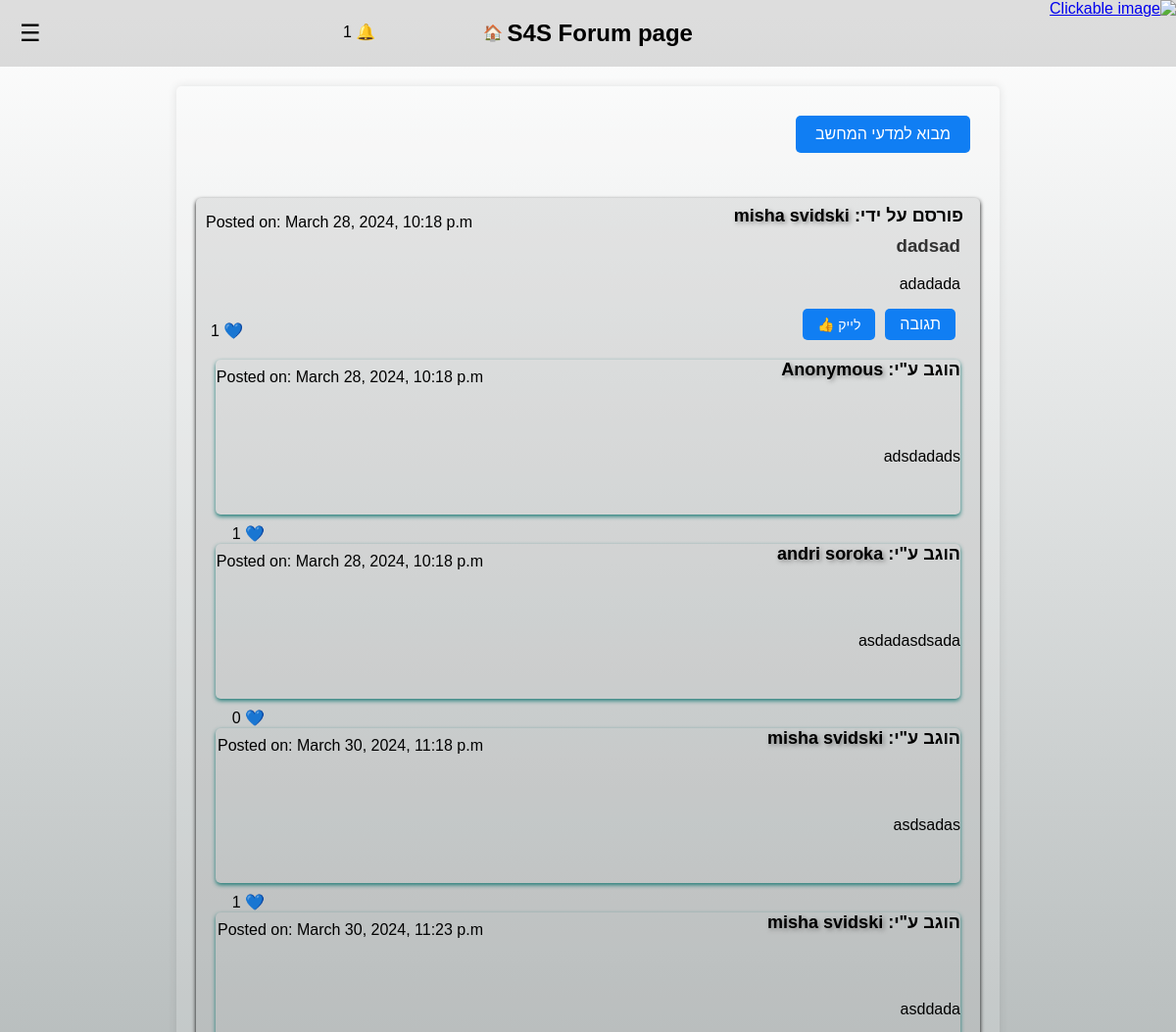
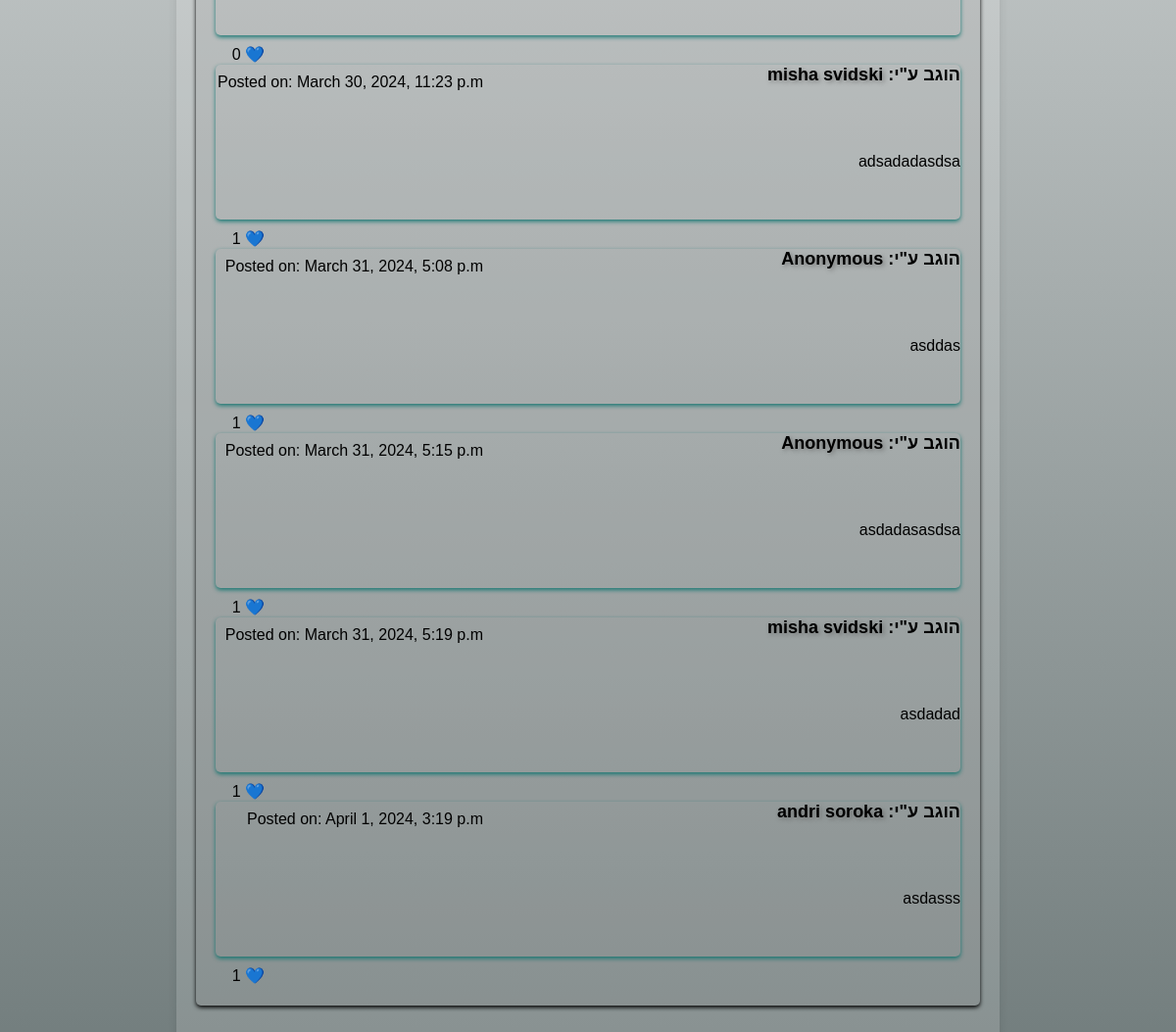
Screenshot of /post/179/ (signed in) with the database file from the repository (2 pictures, top to bottom).
### S4S/models.py (models this page shows, shortened)
class Blog(models.Model):
    title = models.CharField(max_length=100)
    description = models.TextField(default='No description')

class Post2(models.Model):
    title = models.CharField(max_length=100)
    user_name = models.CharField(default="none", max_length=100)
    user_email = models.EmailField(null=True)
    content = models.TextField()
    date_posted = models.DateTimeField(default=timezone.now)
    blog = models.ForeignKey('Blog', on_delete=models.CASCADE, null=True)
    candidate = models.ForeignKey('Candidate', on_delete=models.CASCADE, null=True, blank=True)
    student = models.ForeignKey('Student', on_delete=models.CASCADE, null=True, blank=True)
    graduate = models.ForeignKey('Graduate', on_delete=models.CASCADE, null=True, blank=True)
    admin = models.ForeignKey('Admin', on_delete=models.CASCADE, null=True, blank=True)
    comment_count = models.IntegerField(default=0)
    likes_count = models.IntegerField(default=0)

class Comment(models.Model):
    post = models.ForeignKey(Post2, on_delete=models.CASCADE, related_name='comments')
    author = models.CharField(max_length=200)
    text = models.TextField()
    created_date = models.DateTimeField(auto_now_add=True)
    user_email = models.EmailField(null=True)
    likes_count = models.IntegerField(default=0)
    has_liked_comment = models.BooleanField(default=False)

### S4S/blogim.py (the view)
# urls.py: path('post/<int:post_id>/', blogim.post_detail, name='post_detail'),
def post_detail(request, post_id):
    user_id = request.session.get('user_id', 'No user logged in')
    user_type = request.session.get('user_type', 'No user type')
    first_name = 'No first name'
    last_name = 'No last name'
    user = None
    if user_id and user_type:
        if user_type == 'candidate':
            user = Candidate.objects.get(id=user_id)
        elif user_type == 'student':
            user = Student.objects.get(id=user_id)
        elif user_type == 'graduate':
            user = Graduate.objects.get(id=user_id)
        elif user_type == 'admin':
            user = Admin.objects.get(id=user_id)
        email = user.email
        first_name = user.first_name
        last_name = user.last_name
    post = get_object_or_404(Post2, pk=post_id)
    blog = post.blog
    current_user = first_name + ' ' + last_name
    has_liked = Like.objects.filter(**{f'user_{user_type}': user, 'post': post}).exists()
    for comment in post.comments.all():
        comment.has_liked = CommentLike.objects.filter(**{f'user_{user_type}': user, 'comment': comment}).exists()
    if request.method == 'POST':
        form = CommentForm(request.POST)
        if form.is_valid():
            comment = form.save(commit=False)
            comment.post = post
            if 'anonymous' in request.POST:  # Check if the anonymous checkbox was checked
                comment.author = 'Anonymous'
            elif user_type == 'admin':
                comment.author = 'Admin'
            else:
                comment.author = first_name + ' ' + last_name
            comment.user_email = user.email  # Add the email to the comment
            comment.save()
            post.comment_count += 1
            post.save()
            post_owner_username = None
            if post.candidate:
                post_owner_username = post.candidate.first_name + ' ' + post.candidate.last_name
            elif post.student:
                post_owner_username = post.student.first_name + ' ' + post.student.last_name
            elif post.graduate:
                post_owner_username = post.graduate.first_name + ' ' + post.graduate.last_name
            elif post.admin:
                post_owner_username = post.admin.first_name + ' ' + post.admin.last_name
            if comment.author != post_owner_username:
                if post.candidate:
                    Notification.objects.create(candidate=post.candidate, post=post)
                elif post.student:
                    Notification.objects.create(student=post.student, post=post)
                elif post.graduate:
                    Notification.objects.create(graduate=post.graduate, post=post)
                elif post.admin:
                    Notification.objects.create(admin=post.admin, post=post)
            return redirect('post_detail', post_id=post.id)
    else:
        form = CommentForm()
    context = {'post': post, 'blog': blog, 'form': form, 'current_user': current_user, 'has_liked': has_liked,'user_type': user_type,'email': email}
    return render(request, 'post_detail.html', context)

### templates/post_detail.html (shortened to what this page needs)
<!DOCTYPE html>
<html lang="en">
<head>
</head>
<body>
<header>
    <div class="menu-icon" onclick="toggleSidebar(event)">☰</div>
    <a href="/" style="text-decoration: none; color: inherit;"><h2>S4S Forum page</h2></a>
     <a href="/" style="text-decoration: none; color: inherit;">&nbsp;🏠</a>
     <div id="notification-container">
    <span>&#x1F514;</span>
    <span id="notification-counter"></span>
    </div>
</header>
    <div class="container">
            <button class="go_back" onclick="window.location='{% url 'blog-detail' blog.id %}'">{{ blog.title }}</button>
        <br><br><br>
             <a href="{% url '' %}" class="top-left">
                <img src="https://i.imgur.com/YAy1rDP.png" alt="Clickable image" width="250" height="61" class="invert-color">
            </a>
        <div class="post">
                    <p class="likes-symbol">💙 {{ post.likes_count }}</p>
            <div class="post-info">
               <span class="post-author"> פורסם על ידי: <span class="author-name">{{ post.user_name }}</span><br></span>
            </div>
            <div class="post-details">
               {% load tz %}
            <p>Posted on: {{ post.date_posted|timezone:"Asia/Jerusalem"|date:"F j, Y, P"|slice:":-1" }}</p>
            </div>
            <br>
            <h3>{{ post.title }}</h3>
            <p>{{ post.content }}</p>
        <div class="button-group">
        <button class="comment-button" id="toggle-comment-form">תגובה</button>
    <button class="like-button {% if has_liked %}like-button-clicked{% endif %}" onclick="location.href='{% url 'like_post' post.id %}'">{% if has_liked %}הסר לייק
    &#128078 {% else %}לייק
        &#128077{% endif %}</button>
    </div>
         <div class="comments">
     {% for comment in post.comments.all %}
        <div class="comment">
            <span class="author"> הוגב ע"י: <span class="author-name">{{ comment.author }}</span><br></span>
            <br>
            <p class="likes-symbol2">💙 {{ comment.likes_count }}</p>
            <div class="text">{{ comment.text }}</div>
            {% load tz %}
            <div class="post-date">
                <p>{{current_user_email}}Posted on: {{ comment.created_date|timezone:"Asia/Jerusalem"|date:"F j, Y, P"|slice:":-1" }}</p>
            </div>
        </div>
    {% endfor %}
        </div>
    </div>
</div>
</body>
</html>

### rows the page displays
Blog: title "מבוא למדעי המחשב"
Post2: likes_count "1", user_name "misha svidski", date_posted "March 28, 2024, 10:18 p.m", title "dadsad", content "adadada"
Comment: author "Anonymous", likes_count "1", text "adsdadads", created_date "March 28, 2024, 10:18 p.m"
Comment: author "andri soroka", likes_count "0", text "asdadasdsada", created_date "March 28, 2024, 10:18 p.m"
Comment: author "misha svidski", likes_count "1", text "asdsadas", created_date "March 30, 2024, 11:18 p.m"
Comment: author "misha svidski", likes_count "0", text "asddada", created_date "March 30, 2024, 11:23 p.m"
Comment: author "misha svidski", likes_count "1", text "adsadadasdsa", created_date "March 30, 2024, 11:23 p.m"
Comment: author "Anonymous", likes_count "1", text "asddas", created_date "March 31, 2024, 5:08 p.m"
Comment: author "Anonymous", likes_count "1", text "asdadasasdsa", created_date "March 31, 2024, 5:15 p.m"
Comment: author "misha svidski", likes_count "1", text "asdadad", created_date "March 31, 2024, 5:19 p.m"
Comment: author "andri soroka", likes_count "1", text "asdasss", created_date "April 1, 2024, 3:19 p.m"
